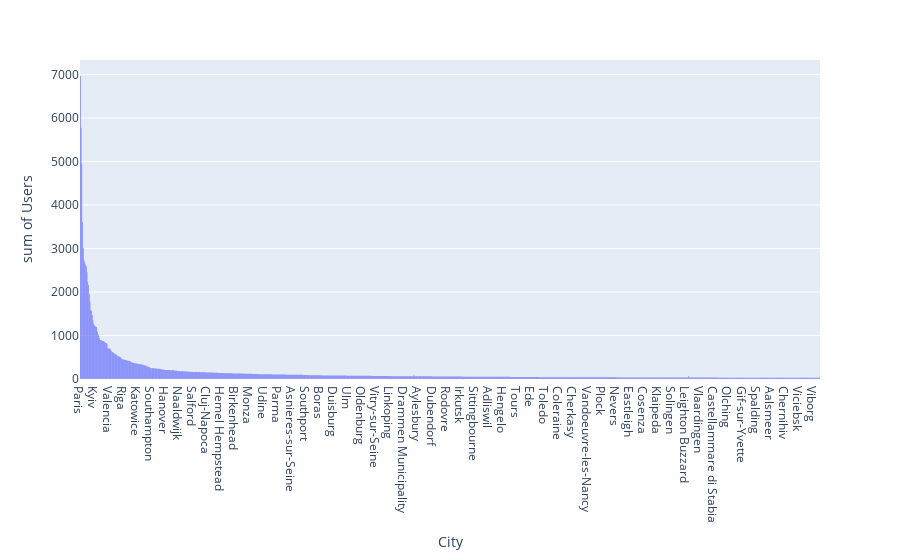

The cell this chart's notebook holds for it:
### Code cell
fig1 = px.histogram(df, x = df.City, y = df.Users)
fig1.show()

### Figure 1 — Plotly figure (JSON) as saved in the notebook; plotly's stock layout.template omitted (floating-point values rounded to 4 significant figures; data arrays with more than 128 entries replaced by an {"elided": "..."} marker saying what was removed)
{"data": [{"alignmentgroup": "True", "bingroup": "x", "histfunc": "sum", "hovertemplate": "City=%{x}<br>sum of Users=%{y}<extra></extra>", "legendgroup": "", "marker": {"color": "#636efa", "pattern": {"shape": ""}}, "name": "", "offsetgroup": "", "orientation": "v", "showlegend": false, "type": "histogram", "x": {"elided": "1000 mixed values"}, "xaxis": "x", "y": {"elided": "1000 int values"}, "yaxis": "y"}], "layout": {"barmode": "relative", "legend": {"tracegroupgap": 0}, "margin": {"t": 60}, "xaxis": {"anchor": "y", "domain": [0, 1], "title": {"text": "City"}}, "yaxis": {"anchor": "x", "domain": [0, 1], "title": {"text": "sum of Users"}}}}
